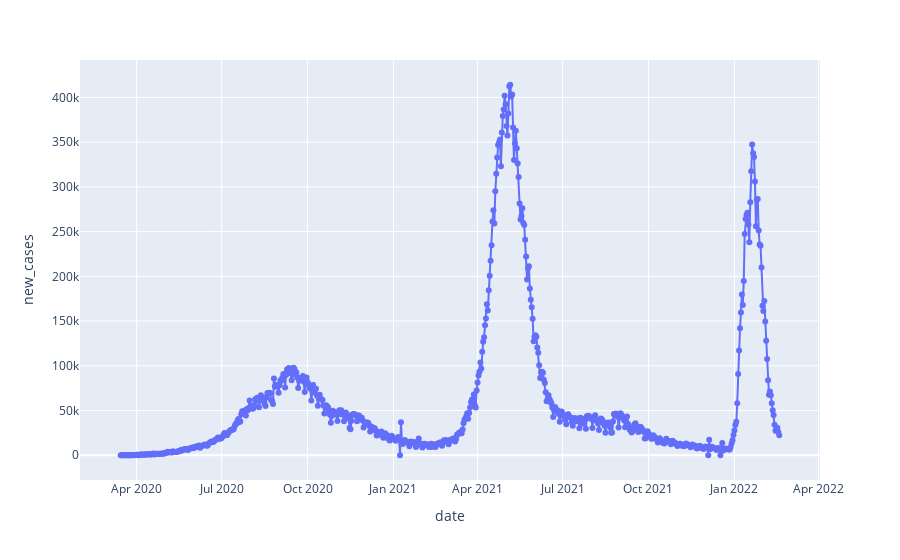

The code cell stored with this chart in its notebook:
### Code cell
import plotly.express as px
fig = px.line(covid_data2, x='date', y='new_cases', markers=True)
fig.show()

### Figure 1 — Plotly figure (JSON) as saved in the notebook; plotly's stock layout.template omitted (floating-point values rounded to 4 significant figures; data arrays with more than 128 entries replaced by an {"elided": "..."} marker saying what was removed)
{"data": [{"hovertemplate": "date=%{x}<br>new_cases=%{y}<extra></extra>", "legendgroup": "", "line": {"color": "#636efa", "dash": "solid"}, "marker": {"symbol": "circle"}, "mode": "lines+markers", "name": "", "orientation": "v", "showlegend": false, "type": "scatter", "x": {"elided": "706 str values"}, "xaxis": "x", "y": {"elided": "706 int values"}, "yaxis": "y"}], "layout": {"legend": {"tracegroupgap": 0}, "margin": {"t": 60}, "xaxis": {"anchor": "y", "domain": [0, 1], "title": {"text": "date"}}, "yaxis": {"anchor": "x", "domain": [0, 1], "title": {"text": "new_cases"}}}}
